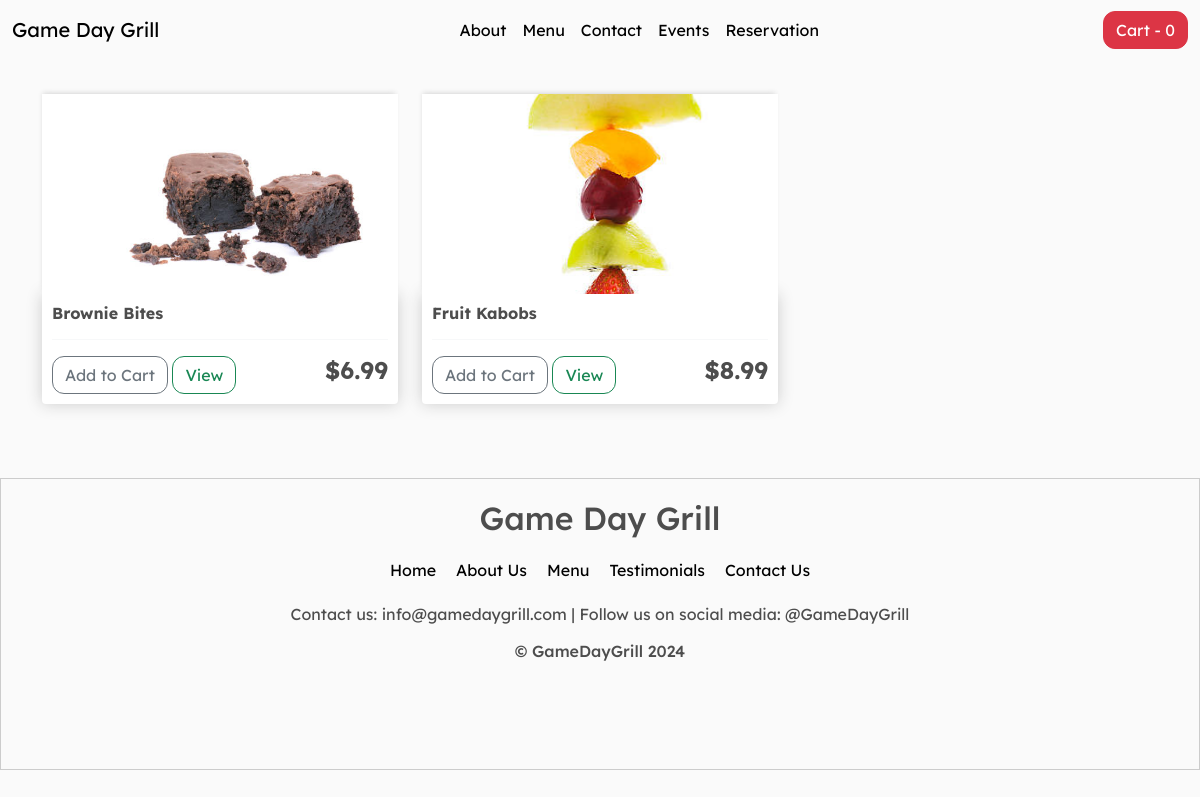
The page /desserts/ on the database its author committed.
### store/models.py (models this page shows, shortened)
class Product(models.Model):
    name = models.CharField(max_length=100, null=True)
    price = models.DecimalField(max_digits=7, decimal_places=2)
    type = models.CharField(max_length=2, choices=PRODUCT_TYPES, null=True)
    image = models.ImageField(null=True, blank=True)
    description = models.CharField(max_length=1000, null=True, blank=True)
    vegetarian = models.BooleanField(default=False)

### store/views.py (the view)
# urls.py: path('desserts/', views.desserts, name='desserts'),
def desserts(request):
    data = cartData(request)
    cartItems = data['cartItems']
    order = data['order']
    items = data['items']
    products = Product.objects.filter(type='D')
    context = {'products': products, 'cartItems': cartItems}
    return render(request, 'store/desserts.html', context)

### store/utils.py (called while the page is built, shortened)
def cookieCart(request):
    try:
        cart = json.loads(request.COOKIES['cart'])
    except:
        cart = {}
    items = []
    order = {'get_cart_total': 0, 'get_cart_items': 0, 'shipping': False}
    cartItems = order['get_cart_items']
    return {'cartItems':cartItems, 'order':order, 'items':items}

def cartData(request):
    if request.user.is_authenticated:
        customer = request.user.customer
        order, created = Order.objects.get_or_create(customer=customer, complete=False)
        items = order.orderitem_set.all()
        cartItems = order.get_cart_items
    else:
        cookieData = cookieCart(request)
        cartItems = cookieData['cartItems']
        order = cookieData['order']
        items = cookieData['items']
    return {'cartItems':cartItems, 'order':order, 'items':items}

### store/templates/store/desserts.html (shortened to what this page needs)
{% extends 'store/main.html' %}
{% load static %}
{% block center %}
  <div class="row">
    {% for product in products %}
      <div class="col-lg-4">
        <img class="thumbnail" src="{{ product.image.url }}">
        <div class="box-element product" data-desc="{{ product.description }}" data-veg = "{{ product.vegetarian }}">
          <h6><strong>{{ product.name }}</strong></h6>
          <hr>
          <button data-product="{{ product.id }}" data-action="add" class="btn btn-outline-secondary add-btn update-cart">Add to Cart</button>
          <button class="btn btn-outline-success view-btn">View</button>
          <h4 style="display: inline-block; float: right"><strong>${{ product.price|floatformat:2 }}</strong></h4>
        </div>
      </div>
    {% endfor %}
  </div>
{% endblock center %}

### static/css/main.css (style rules this page uses)
body { background-color: hsl(0, 0%, 98%); font-family: 'Lexend Deca', sans-serif; }
h1,h2,h3,h4,h5,h6, p { color:hsl(0, 0%, 30%); font-family: 'Lexend Deca', sans-serif; }
.box-element { box-shadow:hsl(0, 0%, 80%) 0 0 16px; background-color: #fff; border-radius: 4px; padding: 10px; }
.thumbnail { width: 100%; height: 200px; -webkit-box-shadow: -1px -3px 5px -2px rgba(214,214,214,1); -moz-box-shadow: -1px -3px 5px -2px rgba(214,214,214,1); box-shadow: -1px -3px 5px -2px rgba(214,214,214,1); }
.product { border-radius: 0 0 4px 4px; }
.col-lg-4, .col-lg-6, .col-lg-8, .col-lg-12 { margin-top: 10px; }
.btn { border-radius: 0; }

### store/templates/store/main.html (style rules this page uses)
h6 { padding-bottom: 0; }
.btn { border-radius: 12px; }

### store/templates/store/desserts.html (style rules this page uses)
.thumbnail { width: 100%; height: 200px; object-fit: cover; }

### rows shown on the page
Product: image (picture), name "Brownie Bites", price "6.99"
Product: image (picture), name "Fruit Kabobs", price "8.99"

### other values the page prints
{{ cartItems }} "0"
